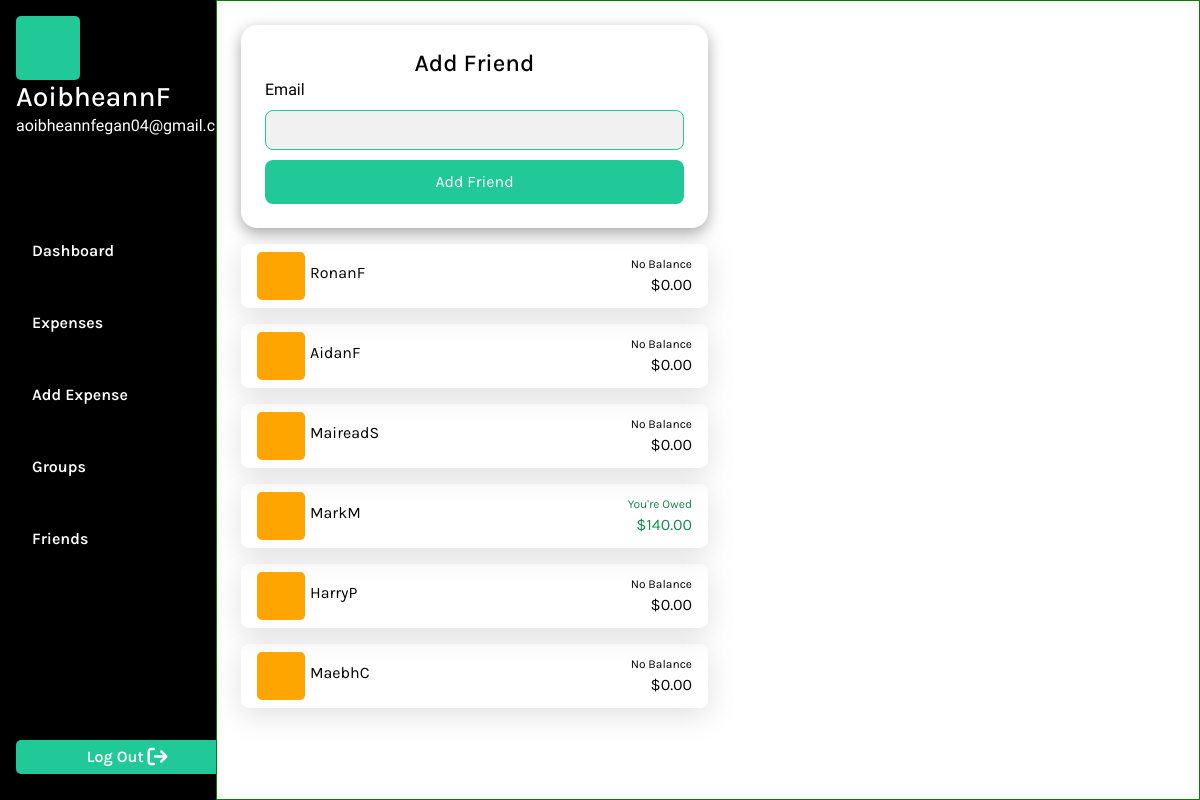
The app's page /add_friend (signed in) with its own data.
### MainApp/models.py (models this page shows)
class User(AbstractUser):
    pass

### MainApp/views.py (the view, shortened to what this page needs)
# urls.py: path('add_friend', views.addFriend, name ="add_friend"),
@login_required
def addFriend(request):
    current_user_friends = Friends.objects.get(user=request.user).friends.all()
    friends=[]
    user=request.user
    for friend_object in current_user_friends:
        friend = User.objects.get(username=friend_object.username)
        total_owed_by_me = Owing.objects.filter(user=user, expense__created_by_user=friend, paid=False).aggregate(total_owed_by_me=Sum('remaining_balance'))['total_owed_by_me'] or 0
        total_owed_to_me = Owing.objects.filter(user=friend, expense__created_by_user=request.user, paid=False).aggregate(total_owed_to_me=Sum('remaining_balance'))['total_owed_to_me'] or 0
        net_total = total_owed_to_me - total_owed_by_me
        friends.append({
            'friend': friend,
            'total_owed_by_me': total_owed_by_me,
            'total_owed_to_me': total_owed_to_me,
            'net_total': net_total
        })
    return render(request, "MainApp/addfriend.html", {
        "form": AddFriendForm(),
        "friends": friends,
    })

### MainApp/views.py
class AddFriendForm(forms.Form):
    email = forms.EmailField(label="Email Address", widget=forms.TextInput(attrs={'class': 'form-inputs'}))

### MainApp/templates/MainApp/addfriend.html (shortened to what this page needs)
{% extends "MainApp/layout.html" %}
{% block body %}
    <div class="section-container">
        <div id="addFriendContainer" class="add-friend-container">
            <form class="add-friend-form">
                <h1 class="friend-header">Add Friend</h1>
                <label>Email</label>
                <input id="friendEmail" type=email >
                <button style="margin-top: 10px;" id="addFriendButton">Add Friend</button>
            </form>
            <div class="friends-list-container">
                {% for friend in friends %}
                    <li class="group-item">
                        <div class="owing-item-part-1">
                            <p class="owing-icon"></p>
                            <div class="owing-summary">
                                <a class="owing-header" href="{% url 'individual_friend' friend.friend.id %}">
                                    {{ friend.friend }}
                                </a>
                            </div>
                        </div>
                        <div class="group-balance">
                            {% if friend.net_total < 0 %}
                                <p class="owed-by-me-message">You Owe</p>
                                <p class="owed-by-me-amount">${{ friend.net_total|floatformat:2 }}</p>
                            {% elif friend.net_total > 0 %}
                                <p class="owed-to-me-message">You're Owed</p>
                                <p class="owed-to-me-amount">${{ friend.net_total|floatformat:2 }}</p>
                            {% else %}
                                <p class="no-balance-message">No Balance</p>
                                <p class="">$0.00</p>
                            {% endif %}
                        </div>
                    </li>
                {% endfor %}
            </div>
        </div>
    </div>
{% endblock %}

### MainApp/templates/MainApp/layout.html (shortened to what this page needs)
{% load static %}
<!DOCTYPE html>
<html lang="en">
    <head>
        <link rel="stylesheet" href="https://cdn.jsdelivr.net/npm/bootstrap@4.3.1/dist/css/bootstrap.min.css">
        <link href="{% static 'MainApp/styles.css' %}" rel="stylesheet">
    </head>
    <body class="main">
        {% if user.is_authenticated %}
            <div id="nav-section">
                <div id="nav-container">
                    <div id="logged-in-status">
                        <div id="userProfileImg"></div>
                        {% if user.is_authenticated %}
                            <h3>{{ user.username }}</h3>
                        {% else %}
                            Not signed in.
                        {% endif %}
                        <p>{{ user.email }}</p>
                    </div>
                    <ul id="nav">
                        {% if user.is_authenticated %}
                            <li class="nav-item">
                                <a class="nav-link" href="{% url 'index' %}">Dashboard</a>
                            </li>
                            <li class="nav-item">
                                <a class="nav-link" href="{% url 'expenses' %}">Expenses</a>
                            </li>
                            <li class="nav-item">
                                <a class="nav-link" href="{% url 'add_expense' %}">Add Expense</a>
                            </li>
                            <li class="nav-item">
                                <a class="nav-link" href="{% url 'groups' %}">Groups</a>
                            </li>
                            <li class="nav-item">
                                <a class="nav-link" href="{% url 'add_friend' %}">Friends</a>
                            </li>
                        {% endif %}
                    </ul>
                    <div id="logout">
                        {% if user.is_authenticated %}
                            <button class="logoutBtn">
                                <a class="logoutLink" href="{% url 'logout' %}">Log Out</a>
                                <i class="fa-solid fa-arrow-right-from-bracket fa-lg" style="color: #ffffff;"></i>
                            </button>
                        {% endif %}
                    </div>
                </div>
            </div>
        {% endif %}
        {% block body %}
        {% endblock %}
    </body>
</html>

### MainApp/static/MainApp/styles.css (style rules this page uses)
:root { --background-color: #5CDB95; --accent-color: black; --text-color: white; --secondary-color: #379683; --light-green: #8EE4AF; --background-grey: #F5F5F5; --dashboard-background: #F1F1F1; --btn-color: #20c997; --secondary-color: #379683; --light-green: #8EE4AF; --warning-color: #dc3545; --secondary-font: 'Inconsolata', monospace; --primary-font: 'Karla', sans-serif; --xbold: 900; --bold: 600; --light: 300; --xlarge: 72px; --large: 48px; --medium: 24px; --small: 16px; --xsmall: 12px; }
.main { padding: 0; margin: 0; background-color: var(--accent-color); font-family: var(--secondary-font); color: var(--accent-color); display: flex; justify-content: space-between; align-content: center; }
#nav-section { width: 18vw; display: grid; height: 100vh; }
#nav-container { display: grid; justify-content: start; align-items: start; color: var(--accent-color); font-family: var(--secondary-font); padding: 0; margin: 1rem; background-color: var(--accent-color); width: 18vw; }
#logged-in-status { color: var(--text-color); }
#logged-in-status h3 { margin: 0; padding: 0; font-family: var(--primary-font); }
#userProfileImg { height: 4rem; width: 4rem; background-color: #20c997; border-radius: 5px; }
#nav { background-color: var(--accent-color); list-style: none; display: grid; justify-content: start; align-content: center; padding: 0; margin: 0; background-color: var(--accent-color); }
.nav-item { padding: 1rem 0 1rem 0; margin: 0; }
.nav-link { text-decoration: none; color: var(--text-color); font-size: var(--small); font-weight: var(--bold); font-family: var(--primary-font); }
#logout { align-self: end; }
.logoutBtn { background-color: var(--btn-color); border: none; border-radius: 5px; padding: 5px 15px 5px 15px; margin: 10px 0 10px 0; width: 100%; }
.logoutLink { text-decoration: none; color: var(--text-color); font-size: var(--small); font-weight: var(--bold); font-family: var(--primary-font); }
.section-container { padding: 0; margin: 0; display: grid; background-color: var(--text-color); height: 100vh; width: 82vw; align-self: center; }
button { border: none; padding: 5px 10px 5px 10px; }
a { text-decoration: none; color: black; }
h1, h2, h3, h4, h5, h6, p { margin: 0; padding: 0; }
.owing-item-part-1 { display: flex; align-items: center; }
.owing-icon { padding: 0; margin: 0 5px 0 0; height: 3rem; width: 3rem; border: 2px solid orange; background-color: orange; border-radius: 5px; align-self: stretch; display: flex; justify-content: center; align-items: center; color: white; font-family: var(--primary-font); }
.owing-summary { display: grid; }
.owing-header { font-family: var(--primary-font); text-decoration: none; margin: 0; padding: 0 0 5px 0; color: var(--accent-color); }
.group-item { display: flex; align-items: center; justify-content: space-between; margin: 0 0 1rem 0; padding: 0.5rem 1rem 0.5rem 1rem; border-radius: 8px; box-shadow: rgba(100, 100, 111, 0.2) 0px 7px 29px 0px; }
.group-balance { display: grid; justify-items: flex-end; }
.group-balance p { padding: 0; margin: 0; font-family: var(--primary-font); }
.owed-to-me-message, .owed-to-me-amount { color: #198754; }
.owed-by-me-message, .owed-to-me-message, .no-balance-message { font-size: var(--xsmall); }
.add-friend-container { border: 1px solid green; padding: 1.5rem; }
.add-friend-form { border-radius: 1rem; box-shadow: rgba(0, 0, 0, 0.35) 0px 5px 15px; width: 50%; padding: 1.5rem; margin-bottom: 1rem; }
.friend-header { font-family: var(--primary-font); font-size: var(--medium); text-align: center; }
#friendEmail { width: 100%; height: 2.5rem; background-color: var(--dashboard-background); border: none; border: 1px solid var(--btn-color); border-radius: 8px; }
#addFriendButton { width: 100%; background-color: var(--btn-color); color: white; font-family: var(--primary-font); border-radius: 8px; padding: 10px; }
.friends-list-container { width: 50%; }

### records on screen
User: username "AoibheannF", email "aoibheannfegan04@gmail.com"
User: friend "RonanF", shows "No Balance"
User: friend "AidanF", shows "No Balance"
User: friend "MaireadS", shows "No Balance"
User: friend "MarkM", net_total "140.00"
User: friend "HarryP", shows "No Balance"
User: friend "MaebhC", shows "No Balance"
